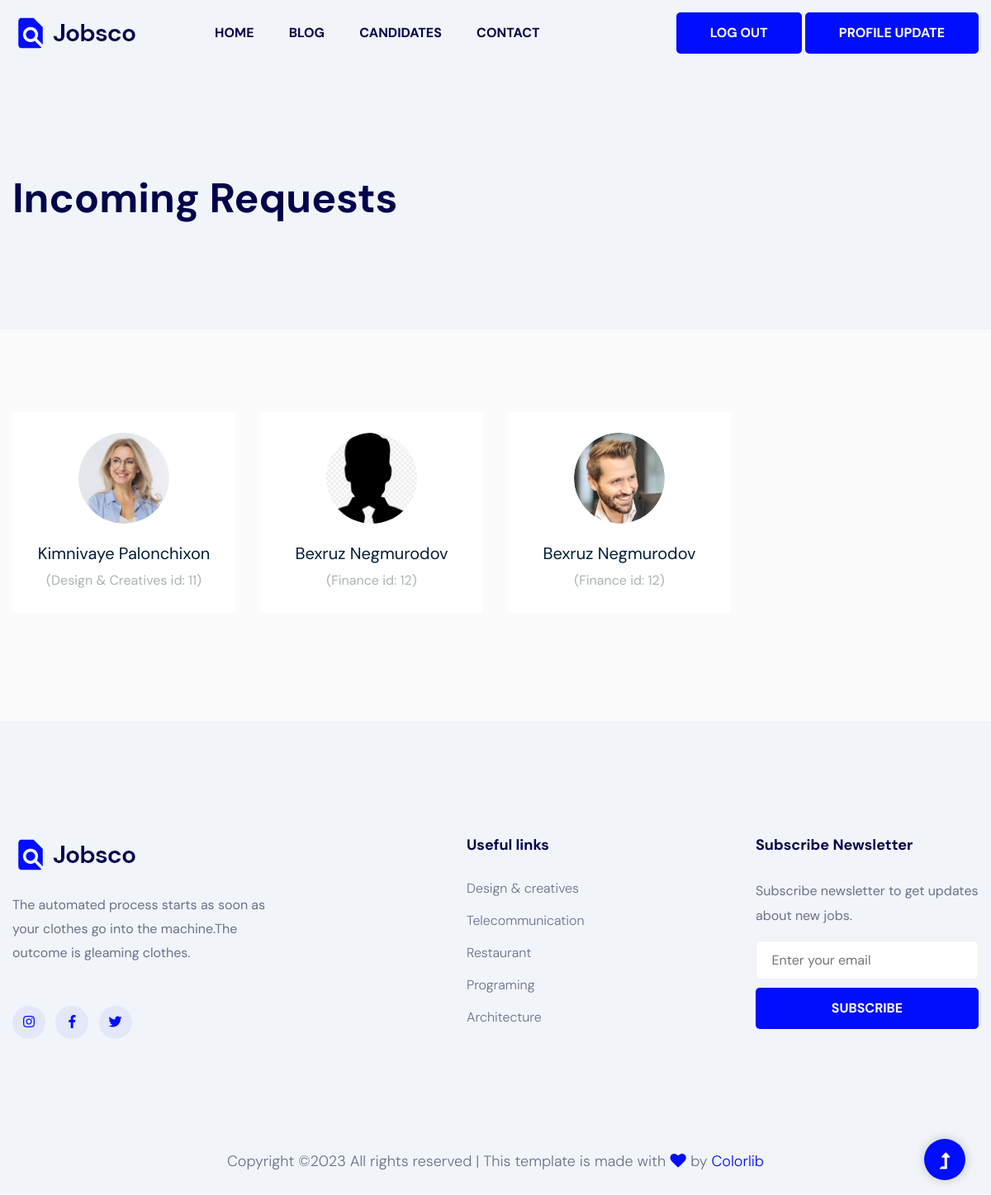
Page /jobs/apply_job/ (signed in) on the earlier database version.
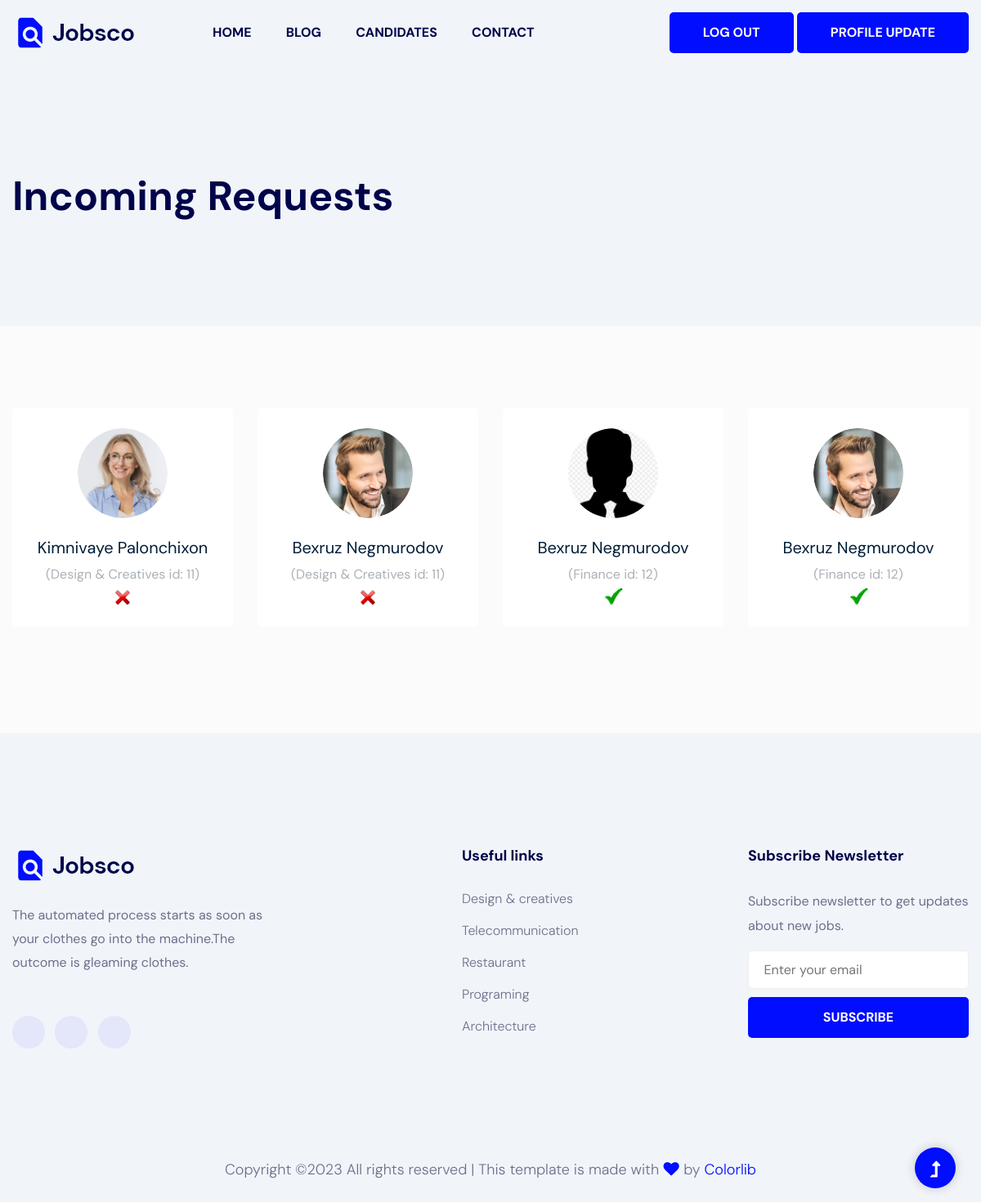
Same page on the later database version.
### apps/jobs/models.py (models this page shows, shortened)
class Basic(models.Model):
    created_date = models.DateTimeField(auto_now_add=True)
    class Meta:
        abstract = True

class Apply(Basic):
    job = models.ForeignKey(Job, on_delete=models.CASCADE, null=True, blank=True)
    candidate = models.ForeignKey('accounts.Account', on_delete=models.SET_NULL, null=True, blank=True)
    is_being_considered = models.BooleanField(default=True)
    to_accept = models.BooleanField(default=False)
    to_refuse = models.BooleanField(default=False)
    message = models.TextField(null=True)

class Job(Basic):
    TIME = (
        (1, 'full_time'),
        (2, 'part_time'),
        (3, 'three days a week'),
        (4, 'night time'),
        (5, "remote(time is not limited)")
    )
    GENDER = (
        (1, 'men'),
        (2, 'women'),
        (3, 'no difference')
    )
    author = models.ForeignKey('accounts.Account', on_delete=models.SET_NULL, null=True)
    slug = models.SlugField(null=True, blank=True)
    company = models.ForeignKey(Company, on_delete=models.SET_NULL, null=True)
    location = models.CharField(max_length=221)
    description = RichTextField()
    category = models.ForeignKey(Category, on_delete=models.SET_NULL, null=True, blank=True)
    responsibility = RichTextField(null=True, blank=True)
    qualifications = RichTextField(null=True, blank=True)
    benefits = models.TextField(null=True, blank=True)
    gender = models.IntegerField(choices=GENDER)
    vacancy = models.IntegerField(default=1)
    time = models.IntegerField(choices=TIME)
    experience = models.CharField(max_length=221)
    salary = models.CharField(max_length=221)

class Category(Basic):
    image = models.ImageField(upload_to='job/category', null=True)
    name = models.CharField(max_length=221)
    body = models.TextField(null=True)

### apps/accounts/models.py (models this page shows, shortened)
class Account(AbstractBaseUser, PermissionsMixin):
    ROLE = (
        (0, 'Staff'),
        (1, 'Candidate'),
        (2, 'Recruiter'),
    )
    email = models.EmailField(max_length=221, unique=True)
    first_name = models.CharField(max_length=221, null=True)
    last_name = models.CharField(max_length=221, null=True)
    slug = models.SlugField(unique=True, max_length=221, null=True)
    avatar = models.ImageField(null=True, blank=True, upload_to=avatar_path)
    is_superuser = models.BooleanField(default=False)
    is_staff = models.BooleanField(default=False)
    is_active = models.BooleanField(default=True)
    role = models.IntegerField(choices=ROLE, null=True)
    cv = models.FileField(upload_to=cv_path, null=True, blank=True)
    modified_date = models.DateTimeField(auto_now=True)
    created_date = models.DateTimeField(auto_now_add=True)
    EMAIL_FIELD = ''
    USERNAME_FIELD = 'email'
    REQUIRED_FIELDS = []
    objects = AccountManager()
    def full_name(self):
        name_list = []
        if self.first_name:
            name_list.append(self.first_name)
        if self.last_name:
            name_list.append(self.last_name)
        name_str = " ".join(name_list)
        if name_str:
            return name_str
        return self.email

### apps/jobs/views.py (the view)
# urls.py: path('apply_job/', apply_job, name='apply_job'),
def apply_job(request):
    object_list = Apply.objects.filter(job__author__email=request.user.email)
    ctx = {
        'object_list': object_list
    }
    return render(request, 'jobs/job_worker/apply_job.html', ctx)

### templates/jobs/job_worker/apply_job.html
{% extends 'base.html' %}
{% load static %}
{% block content %}
    <main>
        <div class="slider-area gray-bg position-relative">
            <div class="single-slider d-flex align-items-center slider-height2">
                <div class="container">
                    <div class="row">
                        <div class="col-xl-12">
                            <div class="hero-caption hero-caption2">
                                <h2>Incoming Requests</h2>
                            </div>
                        </div>
                    </div>
                </div>
            </div>
        </div>
        <div class="featured_candidates_area section-bg2 candidate_page_padding">
            <div class="container">
                <div class="row">
                    {% for object in object_list %}
                        <div class="col-md-6 col-lg-3">
                            <div class="single_candidates text-center">
                                {% if object.candidate.avatar %}
                                    <div class="thumb">
                                        <img src="{{ object.candidate.avatar.url }}" alt="">
                                    </div>
                                {% else %}
                                    <div class="thumb">
                                        <img src="{% static 'assets/img/blog/unnamed.jpg' %}" alt="" width="100%">
                                    </div>
                                {% endif %}
                                <a href="{% url 'jobs:apply_detail' object.id %}">
                                    <h4>{{ object.candidate.full_name }}</h4></a>
                                    <p>({{ object.job.category.name }} id: {{ object.job.id }})</p>
                                {% if object.to_accept %}
                                    <img src="{% static 'assets/img/icon/gal.png' %}" alt="" width="10%">
                                {% endif %}
                                {% if object.to_refuse %}
                                    <img src="{% static 'assets/img/icon/HTB1Z2NVH7yWBuNjy0Fpq6yssXXa1.jpg' %}"
                                         alt="" width="8%">
                                {% endif %}
                            </div>
                        </div>
                    {% endfor %}
                </div>
            </div>
        </div>
    </main>
{% endblock %}

Differences in the rows shown:
changed Apply "Kimnivaye Palonchixon": to_refuse: picture added
added Apply: candidate.avatar (picture), candidate.full_name "Bexruz Negmurodov", job.category.name "Design & Creatives", job.id "11", to_refuse True (drawn)
changed Apply (number 3 of 4 on the later page): to_accept: picture added
changed Apply (number 4 of 4 on the later page): to_accept: picture added
